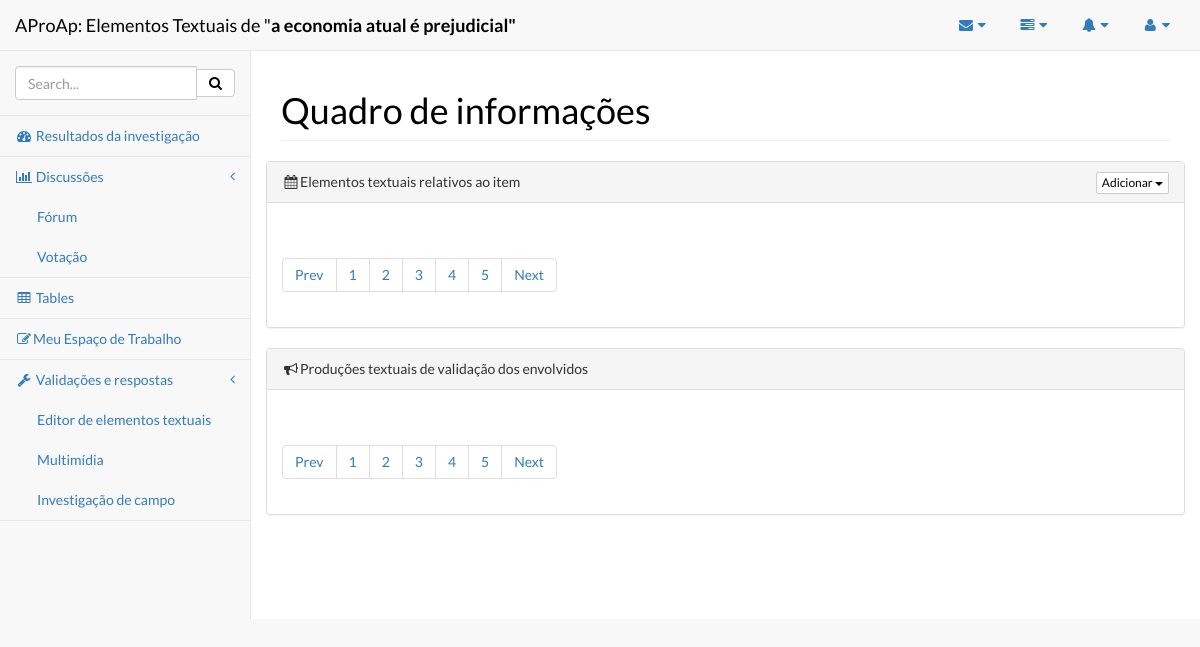
The page /projeto/turma-1-ifes-administracao-2015/0/a-economia-atual-e-prejudicial/elementos_textuais/ on the database as committed earlier.
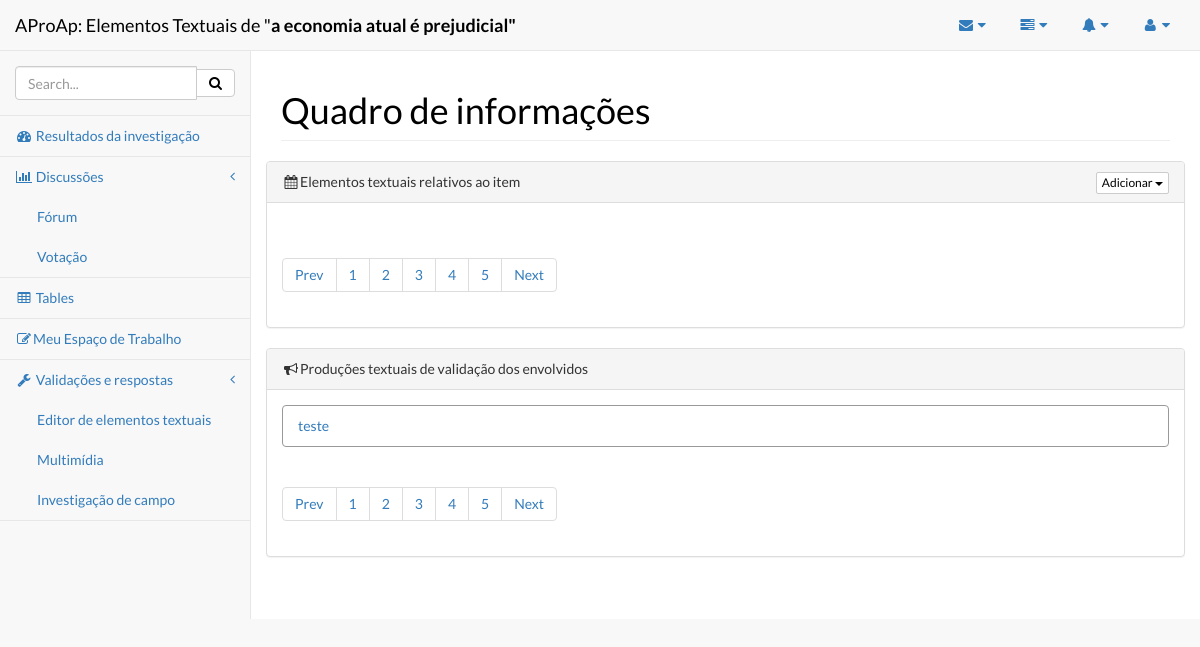
The same page on the database as committed later.
### aproap/models.py (models this page shows)
class textoProduzido(models.Model):
    vinculadoTarefa = models.ForeignKey(tarefasItem, blank=True, null=True)
    vinculadoItem = models.ForeignKey(unidadeInvestigacao)
    titulo = models.CharField(max_length=300)
    criador = models.CharField(max_length=100)
    texto = models.TextField()
    historico = models.CharField(max_length=300)
    data = models.DateTimeField(default=datetime.now())

### aproap/views.py (the view)
# urls.py: url(r'^projeto/(?P<slug>[\w-]+)/(?P<unidade>[0-9]+)/(?P<itemslug>[\w-]+)/elementos_textuais/$', 'aproap.views.elementosTextuais', name='elementosTextuais'),
def elementosTextuais(request, slug, unidade, itemslug):
    itemId = unidadeInvestigacao.objects.get(slugConhecimento=itemslug)
    documentos = textoProduzido.objects.filter(vinculadoItem=itemId)
    nomeDoItem = itemId.conhecimentoPrevio
    todos = elementoTextual.objects.filter(vinculadoItem=itemId)
    context = dict(todos=todos, nomeDoItem=nomeDoItem, slug=slug, unidade=unidade,
                   itemslug=itemslug, documentos=documentos)
    c = RequestContext(request, context)
    return render_to_response('elementosTextuais.html', c)

### aproap/templates/elementosTextuais.html (shortened to what the changed rows need)
{% load static %}
<html><head>
        <link href="{% static 'static/css/font-awesome.min.css' %}" rel="stylesheet">
        <link href="{% static 'static/css/jquery.qtip.min.css' %}" rel="stylesheet">
        <link href="{% static 'static/css/bootstrap.css' %}" rel="stylesheet">
        <link href="{% static 'static/css/metisMenu.css' %}" rel="stylesheet">
        <link href="{% static 'static/css/sb-admin-2.css' %}" rel="stylesheet">
        <link href="{% static 'static/css/litetooltip.min.css' %}" rel="stylesheet">
        <link href="{% static 'static/css/rateit.css' %}" rel="stylesheet">
    </head><body>
    <div id="wrapper">
      <div id="page-wrapper">
        <div class="row">
          <div class="col-lg-12">
            <h1 class="page-header">Quadro de informações</h1>
          </div>
        </div>
        <div class="row">
          <div class="col-lg-16">
            <div class="panel panel-default">
              <div class="panel-body">
                <ul class="list-group">
                     {% for i in documentos %}
                         <a href="/projeto/{{ slug }}/{{ unidade }}/{{ itemslug }}/elementos_textuais/visualizando/{{ i.id }}/"><li class="list-group-item" id="listaArquivos">{{ i.titulo }} </li> </a>
                     {% endfor %}
                </ul>
              </div>
            </div>
            </div>
          </div>
        </div>
      </div>
  </body>
</html>

Rows that differ between the two databases and show on the page:
added textoProduzido: titulo "teste"
